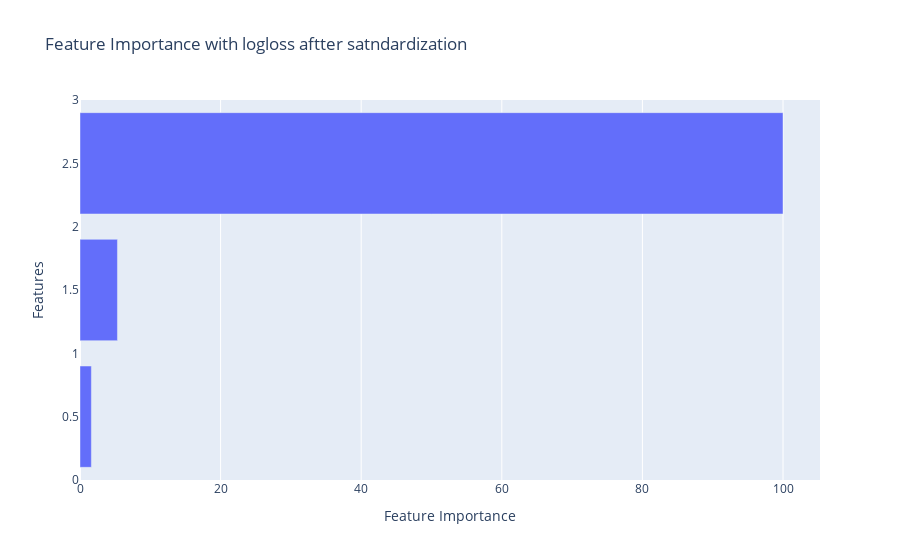

This figure's notebook cell:
### Code cell
sorted_idx = np.argsort(feature_importance_log_1)
pos = np.arange(sorted_idx.shape[0]) + .5
pos_dict = dict(zip(X_new.columns,pos))
print(pos_dict)
fig = go.Figure(data=[go.Bar(x =feature_importance_log_1[sorted_idx] ,y= pos, orientation='h')],
                layout=go.Layout(title=go.layout.Title(text="Feature Importance with logloss aftter satndardization"),
                xaxis=go.layout.XAxis(title=go.layout.xaxis.Title(text='Feature Importance')),
                yaxis=go.layout.YAxis(title=go.layout.yaxis.Title(text='Features'))
               ))
fig.show()

### Figure 1 — Plotly figure (JSON) as saved in the notebook; plotly's stock layout.template omitted (floating-point values rounded to 4 significant figures)
{"data": [{"orientation": "h", "type": "bar", "x": [1.616, 5.327, 100], "y": [0.5, 1.5, 2.5]}], "layout": {"title": {"text": "Feature Importance with logloss aftter satndardization"}, "xaxis": {"title": {"text": "Feature Importance"}}, "yaxis": {"title": {"text": "Features"}}}}
